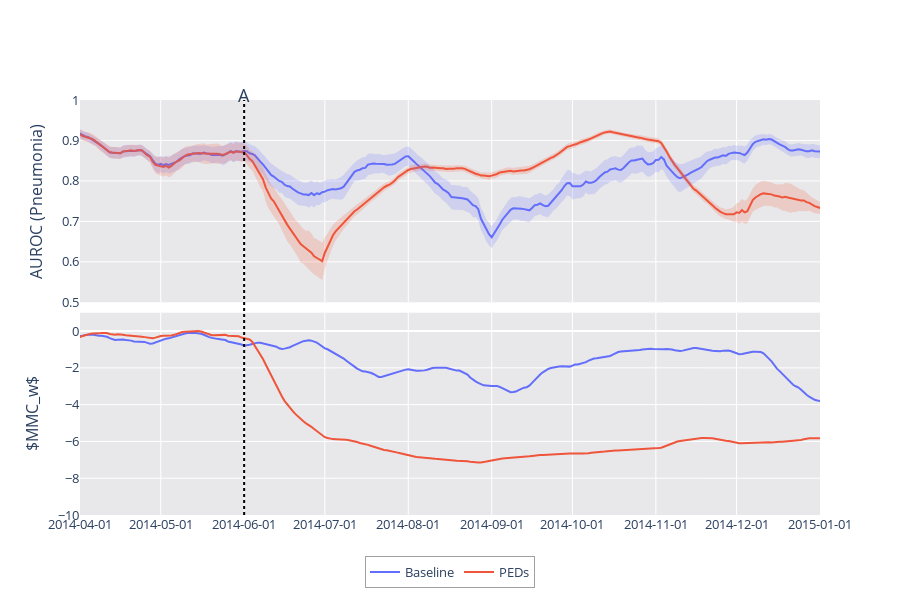

The notebook cell saved with this chart:
### Code cell
fh = FigureHelper(x)


row=1
for name, score_unify in perf_graphs.items():
    fh.add_trace(y=smooth(score_unify["yp"], span=7), 
                 yu=smooth(score_unify["yp"]+score_unify["ye"], span=7),
                 yl=smooth(score_unify["yp"]-score_unify["ye"], span=7), name=name, connectgaps=False, row=row, col=1)

row=2
for name, score_unify in score_graphs.items():
    fh.add_trace(y=smooth(score_unify, span=7), name=name, connectgaps=False, row=row, col=1)
    
    
# row += 1
# for name, score_unify in vae_graphs.items():
#     fh.add_trace(y=smooth(score_unify, span=7), name=name, connectgaps=False, row=row, col=1)



fig = fh.make_fig(shared_xaxes=True, vertical_spacing=0.025, row_heights=[.2]*row)

add_dates(fig, dates, line_y=1.045, include_date=False)

fig.update_xaxes(showspikes=True, spikecolor="black", spikesnap="cursor", spikemode="across", spikethickness=1)
fig.update_layout(spikedistance=1000)
fig.update_layout(height=300*row)
fig.update_layout(legend={"x": .5, "orientation":"h", "borderwidth": .5, "xanchor": "center",})
fig.update_xaxes(range=[graph_start, graph_end])
fig.update_layout(yaxis1=dict(range=[0.5, 1], title=f"AUROC ({DriftFromRun.performance_col[1].title()})"),
                  yaxis2=dict(range=[-10, 1], title="$MMC_w$"))
fig.update_layout(barmode='overlay')
fig.update_layout(font=dict(size=13))
fig.update_layout(plot_bgcolor="#E8E8EA")

# fig.update_layout(
#     yaxis2 = dict(
#         tickmode = 'linear',
#         tick0 = 0,
#         dtick = 25,
#     )
# )

xaxis = dict(
        tickformat = '%Y-%m-%d',
        tickmode = 'linear',
        dtick = "M1"
    )
fig.update_layout(
    xaxis1=xaxis,
    xaxis2=xaxis,
    xaxis3 = xaxis,
)

fig.show()

### Figure 1 — Plotly figure (JSON) as saved in the notebook; plotly's stock layout.template omitted (floating-point values rounded to 4 significant figures; data arrays with more than 128 entries replaced by an {"elided": "..."} marker saying what was removed)
{"data": [{"connectgaps": false, "customdata": {"elided": "336x2 float values"}, "hovertemplate": "%{x}<br>Baseline: %{y}<br><br>Baseline=%{customdata[0]:.3f}<br />PEDs=%{customdata[1]:.3f}<extra></extra>", "legendgroup": "Baseline", "line": {"color": "#636EFA", "dash": "solid"}, "name": "Baseline", "showlegend": true, "type": "scatter", "x": {"elided": "336 str values"}, "xaxis": "x", "y": {"elided": "336 float values"}, "yaxis": "y"}, {"connectgaps": false, "customdata": {"elided": "336x2 float values"}, "hovertemplate": "%{x}<br>PEDs: %{y}<br><br>Baseline=%{customdata[0]:.3f}<br />PEDs=%{customdata[1]:.3f}<extra></extra>", "legendgroup": "PEDs", "line": {"color": "#EF553B", "dash": "solid"}, "name": "PEDs", "showlegend": true, "type": "scatter", "x": {"elided": "336 str values"}, "xaxis": "x", "y": {"elided": "336 float values"}, "yaxis": "y"}, {"connectgaps": false, "customdata": {"elided": "336x2 float values"}, "hovertemplate": "%{x}<br>Baseline: %{y}<br><br>Baseline=%{customdata[0]:.3f}<br />PEDs=%{customdata[1]:.3f}<extra></extra>", "legendgroup": "Baseline", "line": {"color": "#636EFA", "dash": "solid"}, "name": "Baseline", "showlegend": false, "type": "scatter", "x": {"elided": "336 str values"}, "xaxis": "x2", "y": {"elided": "336 float values"}, "yaxis": "y2"}, {"connectgaps": false, "customdata": {"elided": "336x2 float values"}, "hovertemplate": "%{x}<br>PEDs: %{y}<br><br>Baseline=%{customdata[0]:.3f}<br />PEDs=%{customdata[1]:.3f}<extra></extra>", "legendgroup": "PEDs", "line": {"color": "#EF553B", "dash": "solid"}, "name": "PEDs", "showlegend": false, "type": "scatter", "x": {"elided": "336 str values"}, "xaxis": "x2", "y": {"elided": "336 float values"}, "yaxis": "y2"}, {"connectgaps": false, "hoverinfo": "skip", "legendgroup": "Baseline", "line": {"width": 0}, "name": "Baseline", "showlegend": false, "type": "scatter", "x": {"elided": "336 str values"}, "xaxis": "x", "y": {"elided": "336 float values"}, "yaxis": "y"}, {"connectgaps": false, "fill": "tonexty", "fillcolor": "rgba(0.38823529411764707, 0.43137254901960786, 0.9803921568627451, 0.2)", "hoverinfo": "skip", "legendgroup": "Baseline", "line": {"width": 0}, "name": "Baseline", "showlegend": false, "type": "scatter", "x": {"elided": "336 str values"}, "xaxis": "x", "y": {"elided": "336 float values"}, "yaxis": "y"}, {"connectgaps": false, "hoverinfo": "skip", "legendgroup": "PEDs", "line": {"width": 0}, "name": "PEDs", "showlegend": false, "type": "scatter", "x": {"elided": "336 str values"}, "xaxis": "x", "y": {"elided": "336 float values"}, "yaxis": "y"}, {"connectgaps": false, "fill": "tonexty", "fillcolor": "rgba(0.9372549019607843, 0.3333333333333333, 0.23137254901960785, 0.2)", "hoverinfo": "skip", "legendgroup": "PEDs", "line": {"width": 0}, "name": "PEDs", "showlegend": false, "type": "scatter", "x": {"elided": "336 str values"}, "xaxis": "x", "y": {"elided": "336 float values"}, "yaxis": "y"}], "layout": {"annotations": [{"font": {"size": 18}, "showarrow": false, "text": "A", "textangle": 0, "x": "2014-06-01", "xref": "x", "y": 1.045, "yref": "paper"}], "barmode": "overlay", "font": {"size": 13}, "height": 600, "legend": {"borderwidth": 0.5, "orientation": "h", "x": 0.5, "xanchor": "center"}, "plot_bgcolor": "#E8E8EA", "shapes": [{"line": {"color": "black", "dash": "dot"}, "type": "line", "x0": "2014-06-01", "x1": "2014-06-01", "xref": "x", "y0": 0, "y1": 1, "yref": "paper"}], "spikedistance": 1000, "xaxis": {"anchor": "y", "domain": [0, 1], "dtick": "M1", "matches": "x2", "range": ["2014-04-01", "2015-01-01"], "showspikes": true, "showticklabels": false, "spikecolor": "black", "spikemode": "across", "spikesnap": "cursor", "spikethickness": 1, "tickformat": "%Y-%m-%d", "tickmode": "linear"}, "xaxis2": {"anchor": "y2", "domain": [0, 1], "dtick": "M1", "range": ["2014-04-01", "2015-01-01"], "showspikes": true, "spikecolor": "black", "spikemode": "across", "spikesnap": "cursor", "spikethickness": 1, "tickformat": "%Y-%m-%d", "tickmode": "linear"}, "xaxis3": {"dtick": "M1", "tickformat": "%Y-%m-%d", "tickmode": "linear"}, "yaxis": {"anchor": "x", "domain": [0.5125, 1], "range": [0.5, 1], "title": {"text": "AUROC (Pneumonia)"}}, "yaxis2": {"anchor": "x2", "domain": [0, 0.4875], "range": [-10, 1], "title": {"text": "$MMC_w$"}}}}
